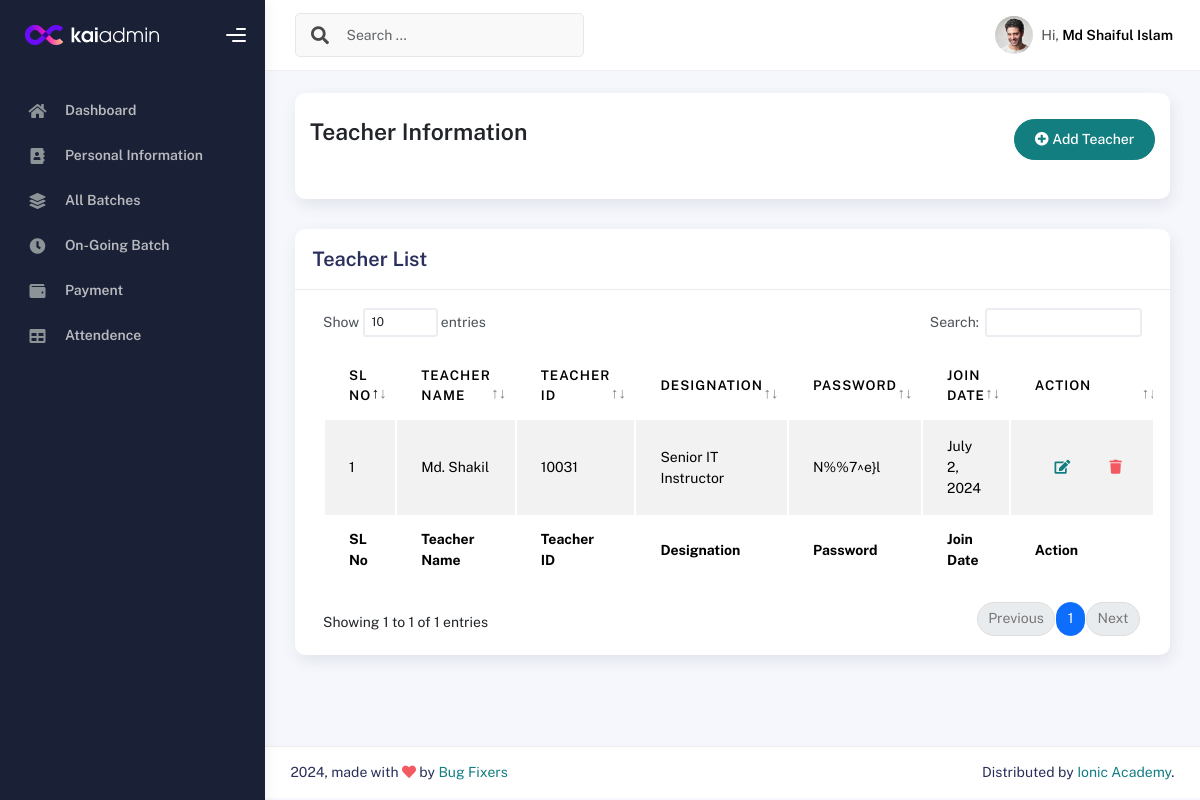
Page /teacherlist/ (signed in) on the committed database.
### IMSapp/models.py (models this page shows, shortened)
class IMSUserModel(AbstractUser):
    USERTYPE=[
        ('Authority','Authority'),
        ('Student','Student'),
        ('Teacher','Teacher'),
        ('Staff','Staff'),
    ]
    UserType=models.CharField(choices=USERTYPE,max_length=100, null=True)

class StudentModel(models.Model):
    Imsuser=models.OneToOneField(IMSUserModel,on_delete=models.CASCADE,related_name='studentinfo',null=True)
    StudentID=models.CharField(max_length=100,null=True)
    StudentName=models.CharField(max_length=100,null=True)
    StudentPhoto=models.ImageField(upload_to='studentPhoto',null=True)
    AdmissionDate=models.DateField(auto_now_add=True,null=True)
    EducationalQualification=models.CharField(max_length=100,null=True)
    LinkedInLink =models.CharField(max_length=150,null=True)
    GithubLink =models.CharField(max_length=150,null=True)
    FacebookLink =models.CharField(max_length=150,null=True)

class TeacherModel(models.Model):
    Imsuser = models.OneToOneField(IMSUserModel,on_delete=models.CASCADE,related_name='teacherinfo',null=True)
    EmployID=models.CharField(max_length=100,null=True)
    TeacherName=models.CharField(max_length=100,null=True)
    Designation=models.CharField(max_length=100,null=True)
    Skills=models.CharField(max_length=100,null=True)
    LinkedInLink =models.CharField(max_length=150,null=True)
    GithubLink =models.CharField(max_length=150,null=True)
    FacebookLink =models.CharField(max_length=150,null=True)
    JoinDate = models.DateField(auto_now_add=True,null=True)
    TeacherPhoto=models.ImageField(upload_to='teacherphoto',null=True)

class PersonalInfoModel(models.Model):
    Imsuser=models.OneToOneField(IMSUserModel,on_delete=models.CASCADE,related_name='personalinfo',null=True)
    Password=models.CharField(max_length=100,null=True)
    FatherName=models.CharField(max_length=100,null=True)
    MotherName=models.CharField(max_length=100,null=True)
    Religion=models.CharField(max_length=100,null=True)
    DOB=models.DateField(null=True)
    GENDER=[
        ('Male','Male'),
        ('Female','Female'),
        ('Other','Other'),
    ]
    Gender=models.CharField(choices=GENDER,max_length=100,null=True)
    Mobile=models.CharField(max_length=100,null=True)
    EmergencyContact=models.CharField(max_length=100,null=True)
    PresentAddress=models.CharField(max_length=100,null=True)
    PermanentAddress=models.CharField(max_length=100,null=True)

### IMSapp/teacherviews.py (the view)
# urls.py: path('teacherlist/',teacherlist,name="teacherlist"),
@login_required
def teacherlist(request):
    teacherdata = TeacherModel.objects.all()
    return render(request,'teachers/teacherlist.html',{'teacherdata':teacherdata})

### IMSapp/templates/teachers/teacherlist.html (shortened to what this page needs)
{% extends 'profilemaster/master.html' %}
{% block content %}
<div class="col-sm-12 col-md-12">
    <div class="card card-stats card-round">
        <div class="card-body">
            <div class="d-flex align-items-left align-items-md-center flex-column flex-md-row pt-2 pb-4">
                <div>
                    <h3 class="fw-bold mb-3">Teacher Information</h3>
                </div>
                <div class="ms-md-auto py-2 py-md-0">
                    <a href="{% url 'addteacher' %}" class="btn btn-primary btn-round"><i class="fas fa-plus-circle"></i> Add Teacher</a>
                </div>
            </div>
        </div>
    </div>
</div>
<div class="col-md-12">
    <div class="card">
      <div class="card-header">
        <h4 class="card-title">Teacher List</h4>
      </div>
      <div class="card-body">
        <div class="table-responsive">
          <table id="basic-datatables" class="display table table-striped table-hover">
            <thead>
              <tr>
                <th>SL No</th>
                <th>Teacher Name</th>
                <th>Teacher ID</th>
                <th>Designation</th>
                <th>Password</th>
                <th>Join Date</th>
                <th>Action</th>
              </tr>
            </thead>
            <tfoot>
              <tr>
                <th>SL No</th>
                <th>Teacher Name</th>
                <th>Teacher ID</th>
                <th>Designation</th>
                <th>Password</th>
                <th>Join Date</th>
                <th>Action</th>
              </tr>
            </tfoot>
            <tbody>
              {% for i in teacherdata %}
              <tr>
                <td>{{forloop.counter}}</td>
                <td>{{i.TeacherName}}</td>
                <td>{{i.EmployID}}</td>
                <td>{{i.Designation}}</td>
                <td>{{i.Imsuser.personalinfo.Password}}</td>
                <td>{{i.JoinDate}}</td>
                  <td>
                    <div class="form-button-action">
                      <a href="{% url 'editteacher' i.id %}" class="btn btn-link btn-primary btn-md">
                        <i class="fa fa-edit"></i>
                      </a>
                      <a href="{% url 'deleteteacher' i.id %}" class="btn btn-link btn-danger btn-md">
                        <i class="fa fa-trash"></i>
                      </a>
                    </div>
                  </td>
              </tr>
              {% endfor %}
            </tbody>
          </table>
        </div>
      </div>
    </div>
  </div>
{% endblock content %}

### IMSapp/templates/profilemaster/header.html (shortened to what this page needs)
{% load static %}
<div class="main-header">
    <nav class="navbar navbar-header navbar-header-transparent navbar-expand-lg border-bottom">
      <div class="container-fluid">
        <nav class="navbar navbar-header-left navbar-expand-lg navbar-form nav-search p-0 d-none d-lg-flex">
          <div class="input-group">
            <div class="input-group-prepend">
              <button type="submit" class="btn btn-search pe-1">
                <i class="fa fa-search search-icon"></i>
              </button>
            </div>
            <input type="text" placeholder="Search ..." class="form-control" />
          </div>
        </nav>
        <ul class="navbar-nav topbar-nav ms-md-auto align-items-center">
          <li class="nav-item topbar-user dropdown hidden-caret">
            <a class="dropdown-toggle profile-pic" data-bs-toggle="dropdown" href="#" aria-expanded="false">
              <div class="avatar-sm">
                <img src="{% static 'profileassets/img/profile.jpg' %}" alt="..." class="avatar-img rounded-circle" />
              </div>
              <span class="profile-username">
                <span class="op-7">Hi,</span>
                <span class="fw-bold">{{user.studentinfo.StudentName}}</span>
              </span>
            </a>
          </li>
        </ul>
      </div>
    </nav>
  </div>

### rows in the picture
IMSUserModel: studentinfo.StudentName "Md Shaiful Islam"
TeacherModel: TeacherName "Md. Shakil", EmployID "10031", Designation "Senior IT Instructor", Imsuser.personalinfo.Password "N%%7^e}l", JoinDate "July 2, 2024"
